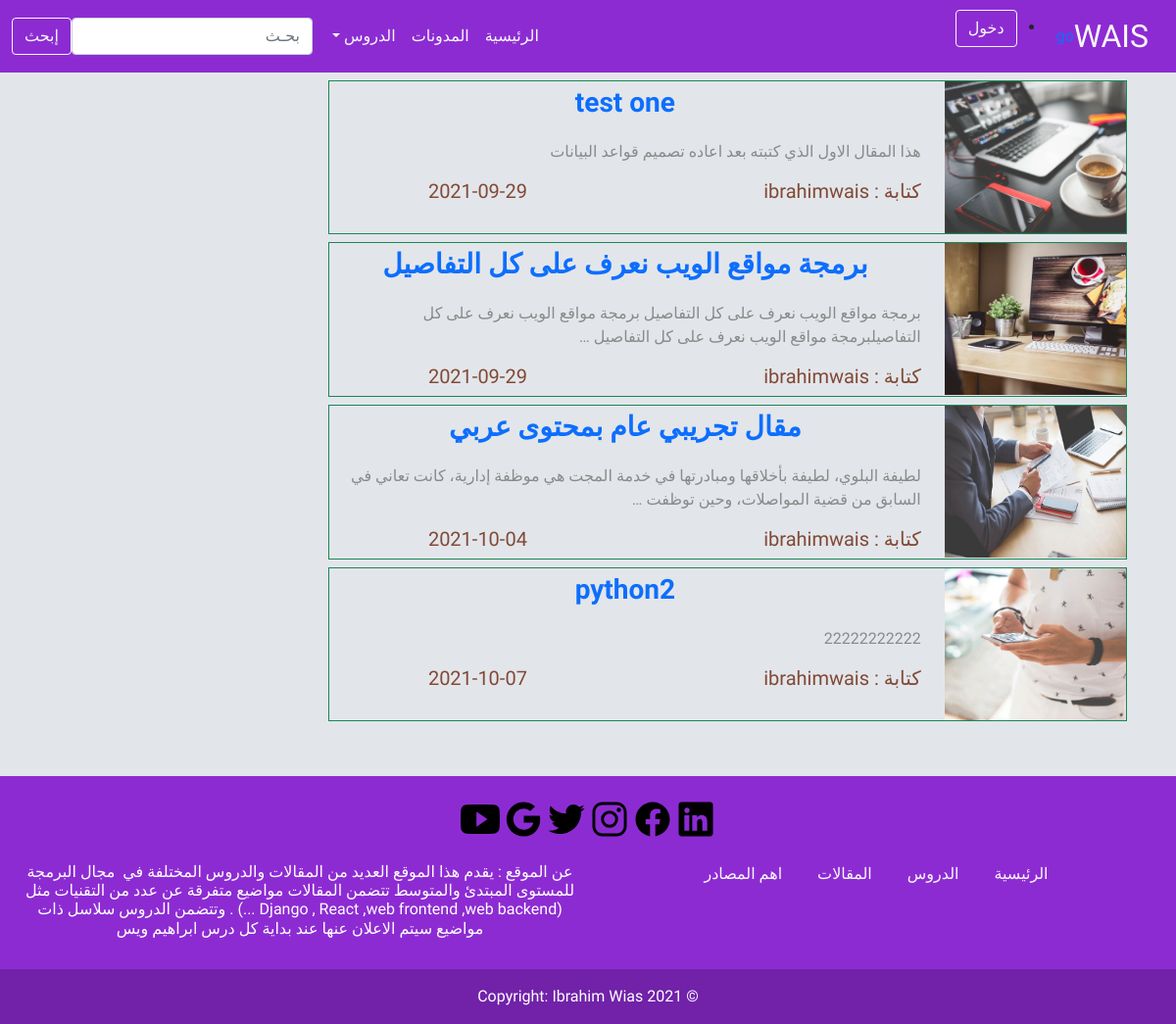
/home/, run on the app's committed database.
### home/models.py (models this page shows, shortened)
class Blog(models.Model):
    owner = models.ForeignKey(User, related_name='blog_owner', on_delete=models.CASCADE)
    title = models.CharField(max_length=50)
    contant = models.TextField( max_length=5000)
    date = models.DateField(auto_now=True)
    image = models.ImageField(upload_to='blog/')
    slug = models.SlugField(blank=True,null=True)

### home/views.py (the view)
# urls.py: path('',views.home ),
def home(request):
    blog_list = Blog.objects.all()
    context = {'blogs':blog_list}
    return render(request,'home/templates/home/index.html',context)

### home/templates/home/index.html
{% extends 'templates/base.html' %}
{% load static %}
{% block body%}
                      {% for blog in blogs %}
                           <div class="continer border border-success m-2">
                            <div class="row">
                            <div class="bg-3 col-3 md-3 m-0">
                                  <img class="image-list" src="{{ blog.image.url }}"  width="190" height="155" />
                            </div>
                            <div class="bg-9 col-9 md-9 m-0">
                                <a href = "{% url 'Home:blog' blog.slug %}"> <h3 class="card-title  rounded p-2"> {{blog.title}}</h3></a>
                                 <p>{{ blog.contant|safe|truncatewords:"20"|linebreaks }}
                                  </p>
                                 <div class="split2 m-0">
                                    <h5 >  كتابة : {{blog.owner}} </h5><h5 > {{blog.date|date:"c"}}</h5>
                                    </div>
                            </div>
                           </div>
                        </div>
                      {% endfor %}
  {% endblock body%}

### templates/base.html (shortened to what this page needs)
{% load static %}
<!DOCTYPE html>
<html lang="ar" dir="rtl">
<head>
    <link rel="stylesheet" href="{% static 'css/bootstrap.min.css'%}">
    <link rel="stylesheet" href="{% static 'home/style.css'%}">
</head>
<body>
    <header>
        <nav class="navbar navbar-expand-lg navbar-light  ">
            <div class="container-fluid">
              <a class="navbar-brand font1 text-light" href="/home"> WAIS</a>
              <a href="{% url 'Home:addblog' %}">go</a>
              <ul class="sidebar-nav bg-Success">
                    {% if user.is_authenticated %}
                      <li>المستحدم: {{ user.get_username }}</li>
                      <li><a href="{% url 'logout'%}?next={{request.path}}"><button class="btn btn-outline-light  " type="submit">خروج</button></a></li>
                    {% else %}
                      <li><a href="{% url 'login'%}?next={{request.path}}"><button class="btn btn-outline-light  " type="submit">دخول</button></a></li>
                    {% endif %}
                 </ul>
              <div class="collapse navbar-collapse" id="navbarSupportedContent">
                <ul class="navbar-nav me-auto mb-2 mb-lg-0">
                  <li class="nav-item">
                    <a class="nav-link active text-light" aria-current="page" href="/home" >الرئيسية</a>
                  </li>
                  <li class="nav-item">
                    <a class="nav-link text-light" href="#">المدونات</a>
                  </li>
                  <li class="nav-item dropdown ">
                    <a class="nav-link dropdown-toggle text-light" href="#" id="navbarDropdown" role="button" data-bs-toggle="dropdown" aria-expanded="false">
                      الدروس
                    </a>
                  </li>
                </ul>
                <form class="d-flex">
                  <input class="form-control me-2" type="search" placeholder="بحـث" aria-label="Search">
                  <button class="btn btn-outline-light  " type="submit">إبحث</button>
                </form>
              </div>
            </div>
          </nav>
    </header>
    <div class="container">
        <div class="row">
            <div class="col-9 md-9">
                <article>
                    <section>
                    {% block body%}
                    {% endblock body%}
                    </section>
                </article>
            </div>
            <div class="col-3 md-3">
            </div>
        </div>
    </div>
    <footer class="text-center text-white mt-5">
        <div class="continar p-4">
            <section class="mb-4">
            <a><img width="40px"  src="{% static 'image/logo-linkedin.svg' %}"></ion-icon></a>
            <a><img width="40px"  src="{% static 'image/logo-facebook.svg' %}"></ion-icon></a>
            <a><img width="40px"  src="{% static 'image/logo-instagram.svg' %}"></ion-icon></a>
            <a><img width="40px"  src="{% static 'image/logo-twitter.svg' %}"></ion-icon></a>
            <a><img width="40px"  src="{% static 'image/logo-google.svg' %}"></ion-icon></a>
            <a><img width="40px"  src="{% static 'image/logo-youtube.svg' %}"></ion-icon></a>
            </section>
            <div class="continer">
                <div class="row">
                    <div class="bg-6 col-6 md-6 ">
                           <a href="/home" class="text-light m-3">الرئيسية</a>
                             <a href="#!" class="text-light m-3">الدروس</a>
                             <a href="#!" class="text-light m-3">المقالات</a>
                            <a href="#!" class="text-light m-3 ">اهم المصادر</a>
                    </div>
                    <div class="bg-6 col-6 md-6 ">
                        <h6>
                                                                                                                                    عن الموقع :
                            يقدم هذا الموقع العديد من المقالات والدروس المختلفة في  مجال البرمجة للمستوى المبتدئ والمتوسط تتضمن المقالات مواضيع متفرقة عن عدد من التقنيات مثل (Django , React ,web frontend ,web backend ...)
                            . وتتضمن الدروس سلاسل ذات مواضيع سيتم الاعلان عنها عند بداية كل درس
                            ابراهيم ويس
                          </h6>
                    </div>
                </div>
            </div>
        </div>
            <div class="text-center p-3" style="background-color: rgba(0, 0, 0, 0.2);">
                © 2021 Copyright:
            <a class="text-white" href="#">Ibrahim Wias</a>
        </div>
    </footer>
</body>
</html>

### static/home/style.css (style rules this page uses)
body { background: #E2E6EA; }
h1,h3 { text-align: center; font-weight: 900; line-height: 1; }
h5 { color: #824936; }
p { color: #8a8a8a; }
.split,.split2 { display: flex; flex-direction: column; }
@media (min-width: 40em) { .split,.split2 { flex-direction: row; } }
@media (min-width: 40em) { .split, .split2 > * { flex-basis: 100%; } }
@media (min-width: 40em) { .split2 > * + * { margin-right: 10em; } }
.image-list { display: block; max-width: 100%; }

### templates/base.html (style rules this page uses)
.font1 { font-family: 'Lalezar', cursive; font-family: 'Tourney', cursive; font-size:200% ; }
nav,footer { background-color: rgb(141, 43, 211); }
a { text-decoration: none; }
body,footer { direction: rtl; font-family: 'Tajawal', sans-serif; }

### data on the page
Blog: image (picture), title "test one", contant "هذا المقال الاول الذي كتبته بعد اعاده تصميم قواعد البيانات", owner "ibrahimwais", date "2021-09-29"
Blog: image (picture), title "برمجة مواقع الويب نعرف على كل التفاصيل", contant "برمجة مواقع الويب نعرف على كل التفاصيل برمجة مواقع الويب نعرف على كل التفاصيلبرمجة مواقع الويب نعرف على كل التفاصيل …", owner "ibrahimwais", date "2021-09-29"
Blog: image (picture), title "مقال تجريبي عام بمحتوى عربي", contant "لطيفة البلوي، لطيفة بأخلاقها ومبادرتها في خدمة المجت هي موظفة إدارية، كانت تعاني في السابق من قضية المواصلات، وحين توظفت …", owner "ibrahimwais", date "2021-10-04"
Blog: image (picture), title "python2", contant "22222222222", owner "ibrahimwais", date "2021-10-07"
